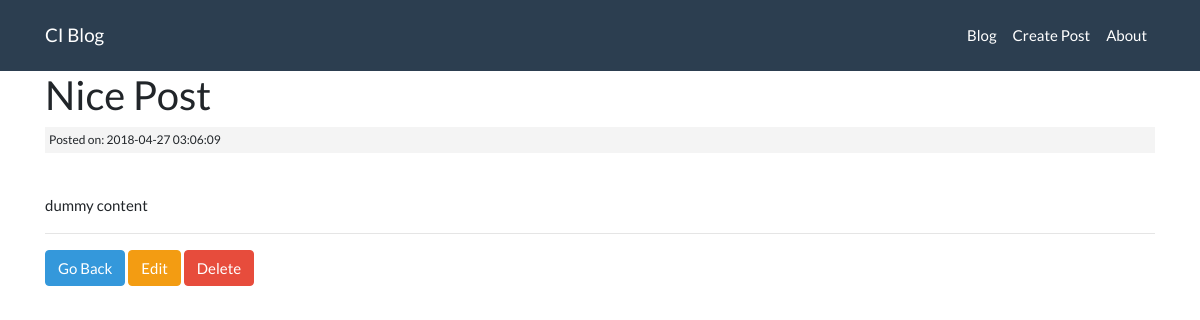
The app's page /posts/Nice-Post with its own data.
### tables this page shows
CREATE TABLE `posts` (
  `id` int(10) NOT NULL,
  `category_id` int(10) DEFAULT NULL,
  `title` varchar(50) DEFAULT NULL,
  `slug` varchar(50) DEFAULT NULL,
  `body` text,
  `created_at` timestamp NULL DEFAULT CURRENT_TIMESTAMP ON UPDATE CURRENT_TIMESTAMP
);

### main/controllers/Posts.php (called while the page is built, shortened)
<?php
    class Posts extends CI_Controller{
        public function detail($slug=NULL){
            $data['post']=$this->Post_model->get_posts($slug);
            $data['title']=$data['post']['title'];
            $this->load->view('../themes/views/header.php');
            $this->load->view('../themes/views/posts/detail', $data);
            $this->load->view('../themes/views/footer.php');
        }
    }
?>

### index.php (called while the page is built, shortened)
<?php
require_once BASEPATH.'core/CodeIgniter.php';

### main/models/Post_model.php (called while the page is built, shortened)
<?php
    class Post_model extends CI_Model{
        public function get_posts($slug=FALSE){
            $query=$this->db->get_where('posts',array('slug'=>$slug));
            return $query->row_array();
        }
    }
?>

### main/themes/views/posts/detail.php (the view)
<h2><?php echo $post['title']; ?></h2>
<small class="post-date">Posted on: <?php echo $post['created_at'] ?></small><br/>
<div class="post-body">
    <p><?php echo $post['body'] ?></p>
</div>
<hr/>
<?php echo form_open('/posts/delete/'.$post['id']); ?>
    <a class="btn btn-info" href="<?php echo site_url('/posts'); ?>">Go Back</a>
    <a class="btn btn-warning" href="edit/<?php echo $post['slug']; ?>">Edit</a>
    <input type="submit" value="Delete" class="btn btn-danger pull-left"/>
</form>

### assets/css/style.css (style rules this page uses)
.post-date { background-color: #f4f4f4; padding: 4px; margin: 3px 0; display: block; }

### records on screen
posts: title "Nice Post", created_at "2018-04-27 03:06:09", body "dummy content"
